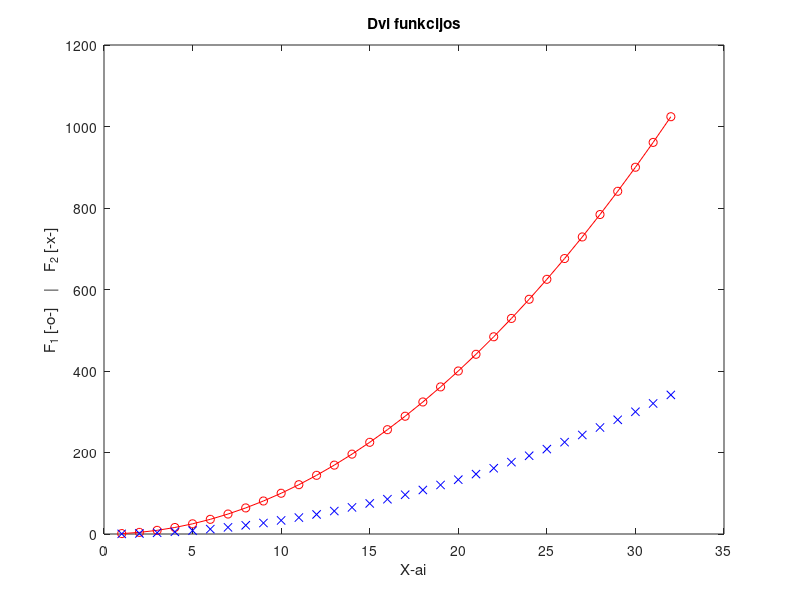

Write MATLAB code to recreate this figure.
% Dominykas Jarutis EF-25/2 2026-09-11

x = 1:32;
y = x.^2;

plot(x, y, 'o-r', x, y/3, 'xb')
title('Dvi funkcijos')
xlabel('X-ai')
ylabel('F_1 [-o-]    |    F_2 [-x-]')
%% Papildoma
N = 9;
v = N+1:0.5:N+4;
A = [N N+1 N+2; N+3 N+4 N+5; N+6 N+7 N+8];
a = A(3,2);
b = A(2:3,1:2);
c = A([1 3],[1 3]);
v_mod = v(1:3);
Av = [A; v_mod];
